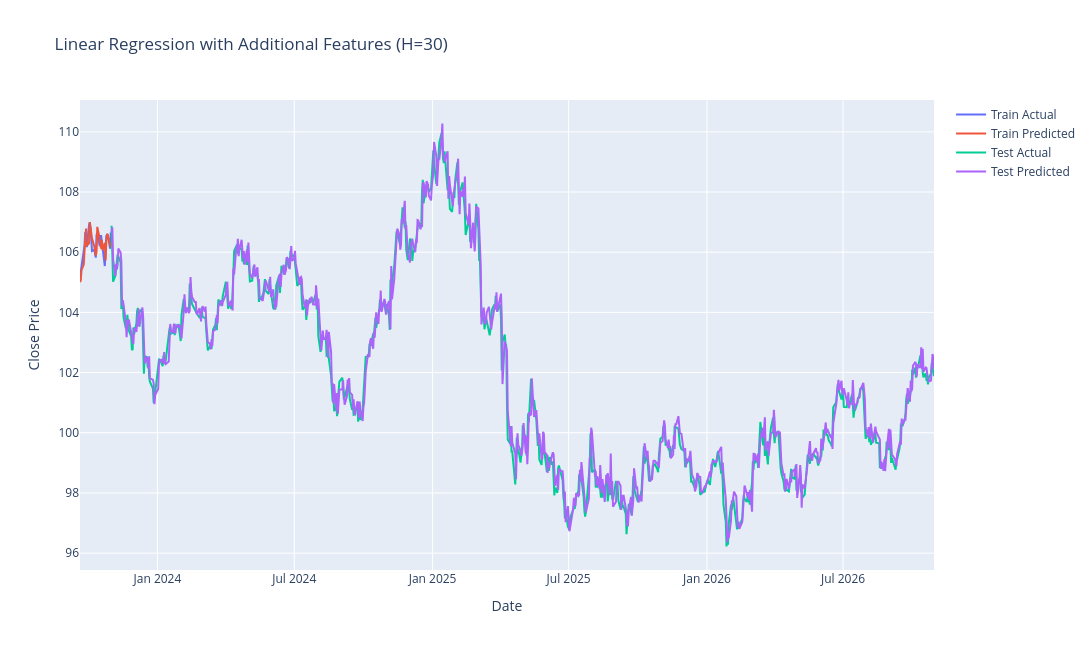

Notebook code for this chart:
### Code cell
train_dates = train_extended['Date'].iloc[H:]
test_dates = test_extended['Date'].iloc[H:]

fig = go.Figure()

fig.add_trace(go.Scatter(
    x=train_dates.iloc[-30:],
    y=y_train[-30:],
    mode='lines',
    name='Train Actual'
))

fig.add_trace(go.Scatter(
    x=train_dates.iloc[-30:],
    y=y_train_pred[-30:],
    mode='lines',
    name='Train Predicted'
))

fig.add_trace(go.Scatter(
    x=test_dates,
    y=y_test,
    mode='lines',
    name='Test Actual'
))

fig.add_trace(go.Scatter(
    x=test_dates,
    y=y_test_pred,
    mode='lines',
    name='Test Predicted'
))

fig.update_layout(
    title='Linear Regression with Additional Features (H=30)',
    xaxis_title='Date',
    yaxis_title='Close Price',
    width=1200,
    height=650
)

fig.show()

### Figure 1 — Plotly figure (JSON) as saved in the notebook; plotly's stock layout.template omitted (floating-point values rounded to 4 significant figures; data arrays with more than 128 entries replaced by an {"elided": "..."} marker saying what was removed)
{"data": [{"mode": "lines", "name": "Train Actual", "type": "scatter", "x": ["2023-09-20T00:00:00", "2023-09-21T00:00:00", "2023-09-22T00:00:00", "2023-09-25T00:00:00", "2023-09-26T00:00:00", "2023-09-27T00:00:00", "2023-09-28T00:00:00", "2023-09-29T00:00:00", "2023-10-02T00:00:00", "2023-10-03T00:00:00", "2023-10-04T00:00:00", "2023-10-05T00:00:00", "2023-10-06T00:00:00", "2023-10-09T00:00:00", "2023-10-10T00:00:00", "2023-10-11T00:00:00", "2023-10-12T00:00:00", "2023-10-13T00:00:00", "2023-10-16T00:00:00", "2023-10-17T00:00:00", "2023-10-18T00:00:00", "2023-10-19T00:00:00", "2023-10-20T00:00:00", "2023-10-23T00:00:00", "2023-10-24T00:00:00", "2023-10-25T00:00:00", "2023-10-26T00:00:00", "2023-10-27T00:00:00", "2023-10-30T00:00:00", "2023-10-31T00:00:00"], "y": [105.2, 105.4, 105.6, 106.0, 106.2, 106.7, 106.2, 106.2, 106.9, 107.0, 106.8, 106.3, 106.0, 106.1, 105.8, 105.8, 106.6, 106.7, 106.2, 106.2, 106.6, 106.2, 106.2, 105.5, 106.3, 106.5, 106.6, 106.6, 106.1, 106.7]}, {"mode": "lines", "name": "Train Predicted", "type": "scatter", "x": ["2023-09-20T00:00:00", "2023-09-21T00:00:00", "2023-09-22T00:00:00", "2023-09-25T00:00:00", "2023-09-26T00:00:00", "2023-09-27T00:00:00", "2023-09-28T00:00:00", "2023-09-29T00:00:00", "2023-10-02T00:00:00", "2023-10-03T00:00:00", "2023-10-04T00:00:00", "2023-10-05T00:00:00", "2023-10-06T00:00:00", "2023-10-09T00:00:00", "2023-10-10T00:00:00", "2023-10-11T00:00:00", "2023-10-12T00:00:00", "2023-10-13T00:00:00", "2023-10-16T00:00:00", "2023-10-17T00:00:00", "2023-10-18T00:00:00", "2023-10-19T00:00:00", "2023-10-20T00:00:00", "2023-10-23T00:00:00", "2023-10-24T00:00:00", "2023-10-25T00:00:00", "2023-10-26T00:00:00", "2023-10-27T00:00:00", "2023-10-30T00:00:00", "2023-10-31T00:00:00"], "y": [105.0, 105.1, 105.4, 105.6, 106.0, 106.4, 106.8, 106.2, 106.3, 107.0, 106.8, 106.6, 106.5, 106.2, 106.1, 105.9, 106.0, 106.8, 106.5, 106.2, 106.1, 106.4, 106.1, 106.3, 105.7, 106.3, 106.6, 106.6, 106.3, 106.2]}, {"mode": "lines", "name": "Test Actual", "type": "scatter", "x": {"elided": "754 str values"}, "y": {"elided": "754 float values"}}, {"mode": "lines", "name": "Test Predicted", "type": "scatter", "x": {"elided": "754 str values"}, "y": {"elided": "754 float values"}}], "layout": {"height": 650, "title": {"text": "Linear Regression with Additional Features (H=30)"}, "width": 1200, "xaxis": {"title": {"text": "Date"}}, "yaxis": {"title": {"text": "Close Price"}}}}
